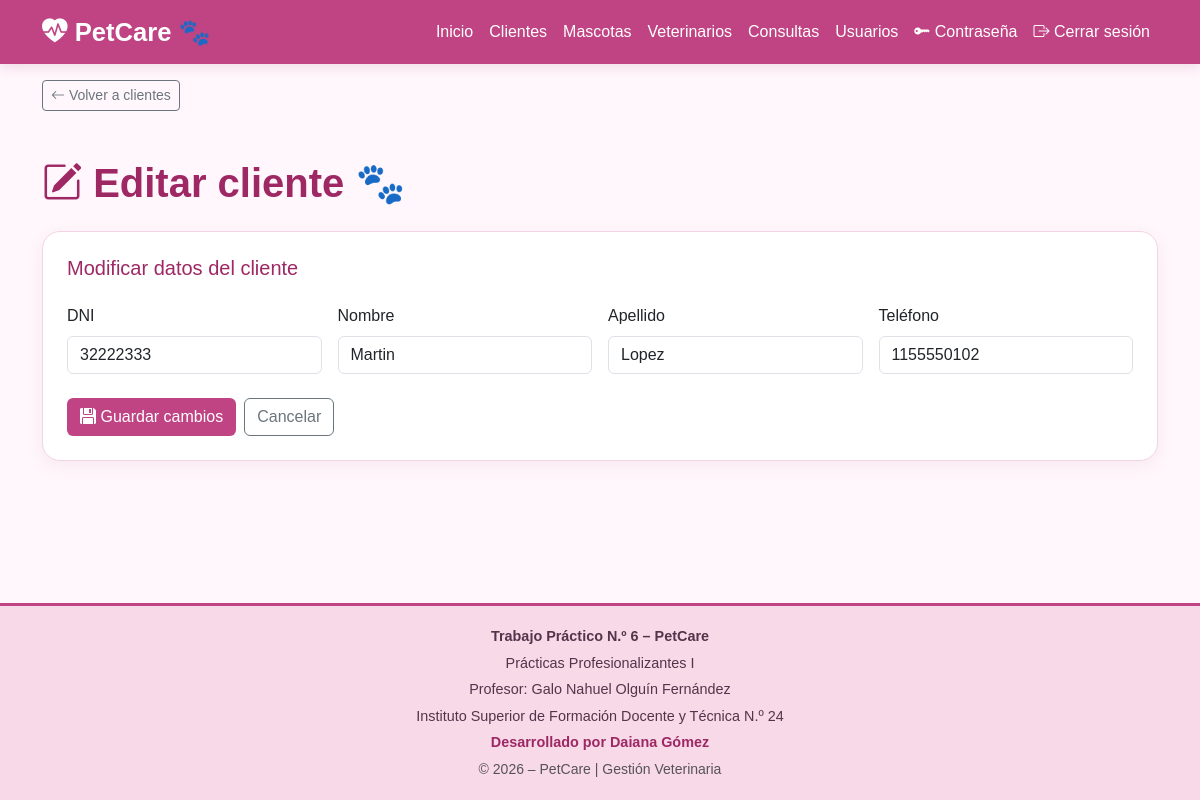
The app's page /clientes/editar.php?id=2 (signed in) with its own data.
### tables this page shows
CREATE TABLE `clientes` (
  `id_cliente` int NOT NULL AUTO_INCREMENT,
  `dni` varchar(10) NOT NULL,
  `nombre` varchar(50) NOT NULL,
  `apellido` varchar(50) NOT NULL,
  `telefono` varchar(20) DEFAULT NULL,
  PRIMARY KEY (`id_cliente`),
  UNIQUE KEY `dni` (`dni`)
);

### clientes/editar.php (the view, shortened to what this page needs)
<?php
$conexion = conectarBD();
function escapar($valor): string {
    return htmlspecialchars((string)$valor, ENT_QUOTES, 'UTF-8');
}
$id = filter_input(INPUT_GET, 'id', FILTER_VALIDATE_INT);
$consulta = $conexion->prepare(
    "SELECT id_cliente, dni, nombre, apellido, telefono
     FROM clientes WHERE id_cliente = :id"
);
$consulta->execute([':id' => $id]);
$cliente = $consulta->fetch();
require __DIR__ . '/../includes/header.php';
?>
<div class="container mt-3">
    <a href="index.php" class="btn btn-outline-secondary btn-sm">
        <i class="bi bi-arrow-left"></i>
        Volver a clientes
    </a>
</div>
<main class="container py-5">
    <h1 class="titulo fw-bold mb-4">
        <i class="bi bi-pencil-square"></i>
        Editar cliente 🐾
    </h1>
    <div class="card">
        <div class="card-body p-4">
            <h2 class="h5 titulo mb-4">
                Modificar datos del cliente
            </h2>
            <form method="POST"
                  action="editar.php?id=<?= (int)$id ?>">
                <div class="row g-3">
                    <div class="col-md-3">
                        <label for="dni" class="form-label">
                            DNI
                        </label>
                        <input
                            class="form-control"
                            type="text"
                            id="dni"
                            name="dni"
                            maxlength="15"
                            value="<?= escapar($cliente['dni']) ?>"
                            required>
                    </div>
                    <div class="col-md-3">
                        <label for="nombre" class="form-label">
                            Nombre
                        </label>
                        <input
                            class="form-control"
                            type="text"
                            id="nombre"
                            name="nombre"
                            maxlength="100"
                            value="<?= escapar($cliente['nombre']) ?>"
                            required>
                    </div>
                    <div class="col-md-3">
                        <label for="apellido" class="form-label">
                            Apellido
                        </label>
                        <input
                            class="form-control"
                            type="text"
                            id="apellido"
                            name="apellido"
                            maxlength="100"
                            value="<?= escapar($cliente['apellido']) ?>"
                            required>
                    </div>
                    <div class="col-md-3">
                        <label for="telefono" class="form-label">
                            Teléfono
                        </label>
                        <input
                            class="form-control"
                            type="text"
                            id="telefono"
                            name="telefono"
                            maxlength="30"
                            value="<?= escapar($cliente['telefono']) ?>">
                    </div>
                </div>
                <div class="mt-4 d-flex gap-2">
                    <button type="submit" class="btn btn-petcare">
                        <i class="bi bi-floppy-fill"></i>
                        Guardar cambios
                    </button>
                    <a href="index.php"
                       class="btn btn-outline-secondary">
                        Cancelar
                    </a>
                </div>
            </form>
        </div>
    </div>
</main>
<?php
require __DIR__ . '/../includes/footer.php';
?>

### css/styles.css (style rules this page uses)
:root { --pink-primary: #c04483; --pink-dark: #9d2864; --pink-pastel: #f8d9e8; --pink-light: #fce7f1; --pink-background: #fff7fb; --text-primary: #55334a; }
body { background: var(--pink-background); color: var(--text-primary); font-family: Arial, sans-serif; min-height: 100vh; display: flex; flex-direction: column; }
main { flex: 1; }
.titulo { color: var(--pink-dark); }
.card { border: 1px solid #f3d4e3; border-radius: 18px; box-shadow: 0 5px 18px rgba(157, 40, 100, .07); }
.btn-petcare { background: var(--pink-primary); color: white; }

### records on screen
clientes: dni "32222333", nombre "Martin", apellido "Lopez", telefono "1155550102"
